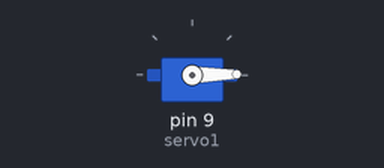
This sketch was run on a simulated Arduino Uno, built with avr-gcc and run on an emulated ATmega328P. Parts: servo.

Above: at 0.05 s.
At 1.4 s:
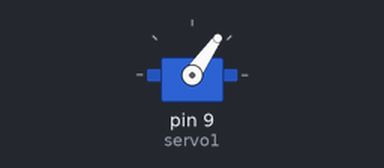
At 2.75 s:
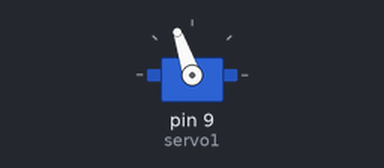
At 5.5 s:
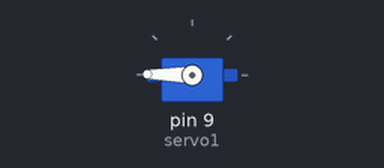
Timing chart, 0 to 7.2 s (numbered marks = the images above):
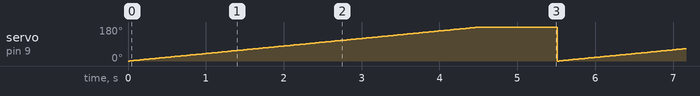

Measured:
- by itself, servo on pin 9 (servo1): ramps from 0° to 179° and jumps back, once every 5.5 s

The sketch:

Servo_Shield_Motor.ino
```cpp
#include <AFMotor.h>
#include <Servo.h>
Servo servo1 ;

void setup()
   {    Serial.begin(115200);
        servo1.attach(9);       // El servo 1 se controla con el pin 9
                                // En el Shield es el Servo_2
   }


void loop()
   {    for (int ang =0 ; ang <180 ; ang++)
          {  servo1.write( ang) ;
             delay(25);
          }
        delay(1000);
   }
```
